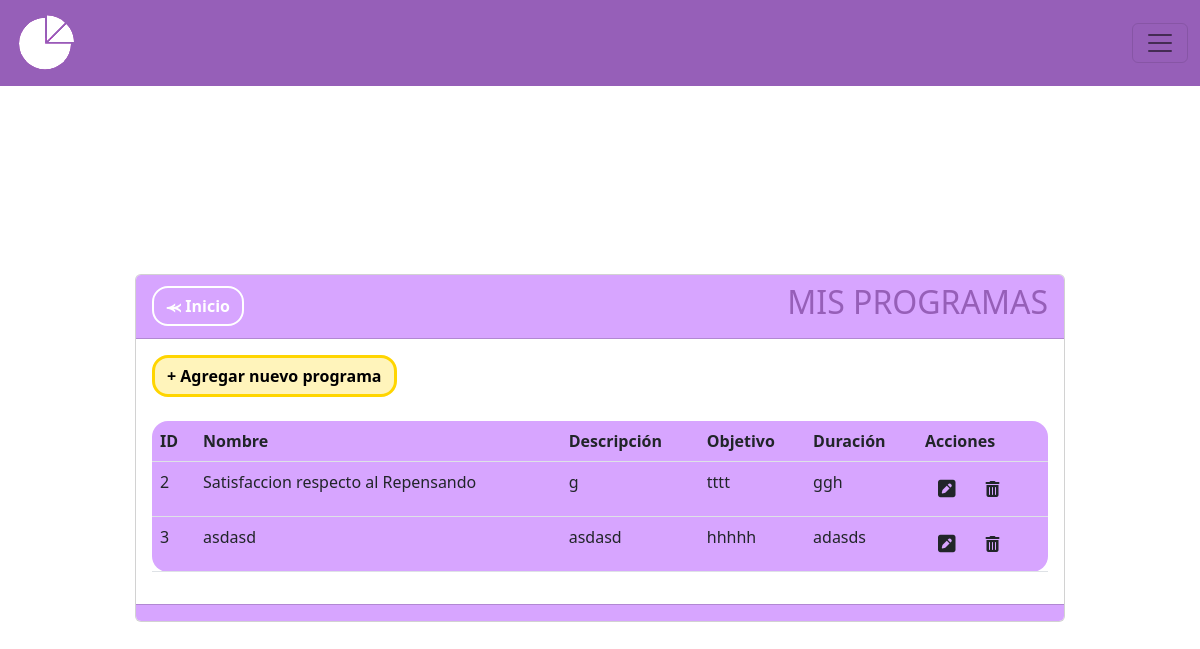
The app's page /programas, older data.
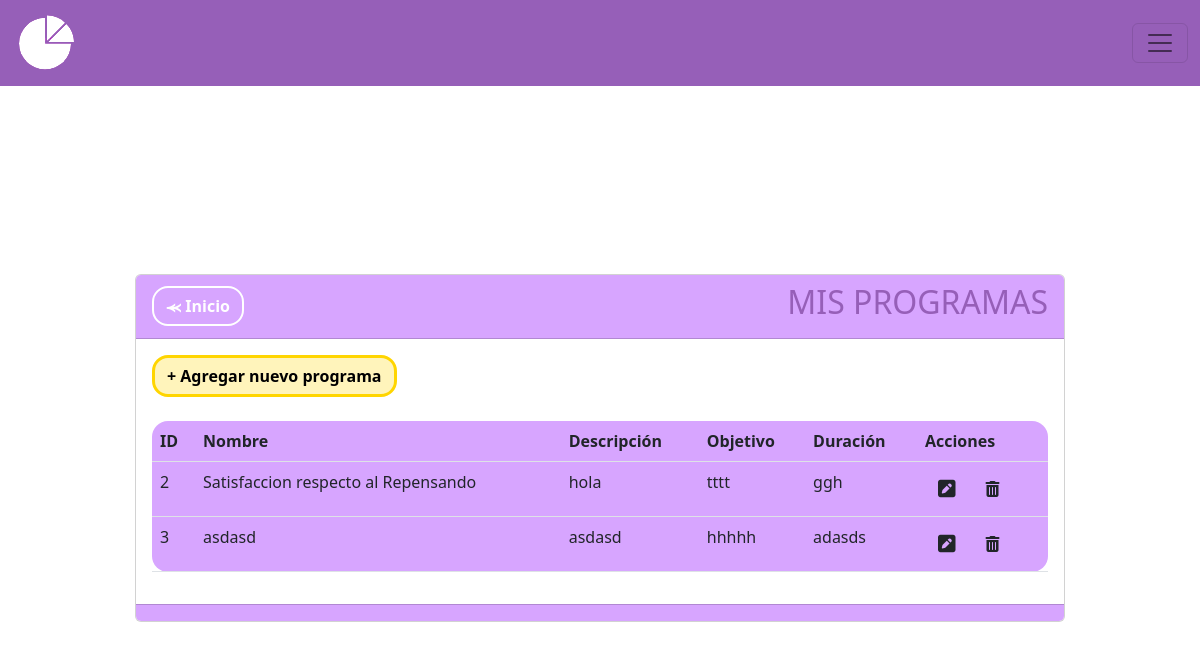
The same page, newer data.
### MIReApp/models.py (models this page shows, shortened)
class Programa(models.Model):
    id = models.AutoField(primary_key=True)
    nombre = models.CharField(max_length=100,
                              verbose_name='Nombre',
                              unique= True,
                              validators= [
                                  RegexValidator(regex= r'^[a-zA-Z\s]*$',
                                                 message="El nombre no puede contener caracteres especiales.",
                                                 code='invalid_nombre')
                              ])
    descripcion = models.CharField(max_length=50)
    objetivo = models.CharField(max_length=100)
    duracion = models.CharField(max_length=20)

### MIReApp/views.py (the view)
# urls.py: path('programas',views.programas, name='programas'),
def programas(request):
    programs = Programa.objects.all()
    return render(request, 'programas/index.html', {'programas': programs})

### MIReApp/templates/programas/index.html (shortened to what this page needs)
{% extends "base.html" %}
{% block contenido %}
<br>
<br>
<br>
<center>
    <link rel="stylesheet" href="https://cdnjs.cloudflare.com/ajax/libs/font-awesome/6.4.2/css/all.min.css">
    <div class="col-md-10 card" style="text-align: left;">
        <div class="card-header" style="background-color: #D7A5FF;">
            <div style="display: flex; justify-content: space-between; align-items: center;">
                <span>
                    <a href="{% url 'inicio' %}" class="btn btn-secondary rounded-4 fw-bold" style="background-color: transparent; color:white;border-color: white;border-width: 2px;">⪻ Inicio</a>
                </span>
                <span>
                    <h2>MIS PROGRAMAS</h2>
                </span>
            </div>
        </div>
        <div class="card-body">
            <a name="" id="" class="btn fw-bold rounded-4" href="{% url 'crear_programa' %}" style="background-color: #fff4bb;color: #000000;border-color: #ffd500;border-width: 3px;">+ Agregar nuevo programa</a>
            <br>
            <br>
            <div class="table-responsive">
                <table class="table rounded-4" style="background-color: #D7A5FF;">
                    <thead>
                        <tr>
                            <th scope="col">ID</th>
                            <th scope="col">Nombre</th>
                            <th scope="col">Descripción</th>
                            <th scope="col">Objetivo</th>
                            <th scope="col">Duración</th>
                            <th scope="col">Acciones</th>
                        </tr>
                    </thead>
                    <tbody>
                        {% for prog in programas %}
                        <tr class="">
                            <td scope="row">{{ prog.id }}</td>
                            <td>{{ prog.nombre }}</td>
                            <td>{{ prog.descripcion }}</td>
                            <td>{{ prog.objetivo }}</td>
                            <td>{{ prog.duracion }}</td>
                            <td>
                                <a class="btn" href="{% url 'editar_programas' prog.id %}"><i class="fa-solid fa-square-pen fa-lg"></i></a>
                                <a class="btn eliminarIndicador-btn" href="{% url 'eliminar_programas' prog.id %}" data-id="{{ item.id }}" role="button"><i class="fa-solid fa-trash-can"></i></a>
                            </td>
                        </tr>
                        {% endfor %}
                    </tbody>
                </table>
            </div>
        </div>
        <div class="card-footer text-muted" style="background-color: #D7A5FF;">
        </div>
    </div>
</center>
{% endblock %}

Row changes from the older to the newer data that the page shows:
changed Programa "Satisfaccion respecto al Repensando": descripcion "g" → "hola"
